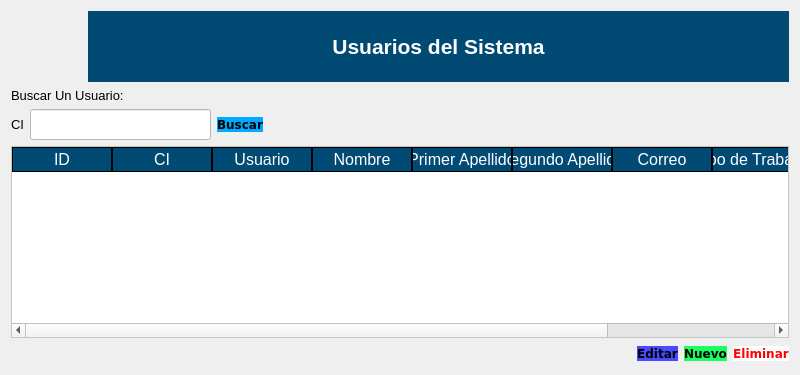
               <widget class="QWidget" name="page_Usuario">
                <layout class="QVBoxLayout" name="verticalLayout_6">
                 <item>
                  <layout class="QHBoxLayout" name="horizontalLayout_27">
                   <item>
                    <widget class="QLabel" name="label_41">
                     <property name="minimumSize">
                      <size>
                       <width>71</width>
                       <height>71</height>
                      </size>
                     </property>
                     <property name="maximumSize">
                      <size>
                       <width>71</width>
                       <height>71</height>
                      </size>
                     </property>
                     <property name="text">
                      <string/>
                     </property>
                     <property name="pixmap">
                      <pixmap>pngwing.com(2).png</pixmap>
                     </property>
                     <property name="scaledContents">
                      <bool>true</bool>
                     </property>
                    </widget>
                   </item>
                   <item>
                    <widget class="QLabel" name="label_21">
                     <property name="minimumSize">
                      <size>
                       <width>701</width>
                       <height>71</height>
                      </size>
                     </property>
                     <property name="maximumSize">
                      <size>
                       <width>16777215</width>
                       <height>71</height>
                      </size>
                     </property>
                     <property name="styleSheet">
                      <string notr="true">background-color: rgb(0,74,116);
color: rgb(255, 255, 255);</string>
                     </property>
                     <property name="text">
                      <string>&lt;html&gt;&lt;head/&gt;&lt;body&gt;&lt;p align=&quot;center&quot;&gt;&lt;span style=&quot; font-size:16pt; font-weight:600;&quot;&gt;Usuarios del Sistema&lt;/span&gt;&lt;/p&gt;&lt;/body&gt;&lt;/html&gt;</string>
                     </property>
                    </widget>
                   </item>
                  </layout>
                 </item>
                 <item>
                  <widget class="QLabel" name="label_23">
                   <property name="styleSheet">
                    <string notr="true">background-color: #000000ff;</string>
                   </property>
                   <property name="text">
                    <string>&lt;html&gt;&lt;head/&gt;&lt;body&gt;&lt;p&gt;&lt;span style=&quot; font-size:10pt;&quot;&gt;Buscar Un Usuario:&lt;/span&gt;&lt;/p&gt;&lt;/body&gt;&lt;/html&gt;</string>
                   </property>
                  </widget>
                 </item>
                 <item>
                  <layout class="QHBoxLayout" name="horizontalLayout_6">
                   <item>
                    <widget class="QLabel" name="label_24">
                     <property name="styleSheet">
                      <string notr="true">background-color: 000000ff;</string>
                     </property>
                     <property name="text">
                      <string>&lt;html&gt;&lt;head/&gt;&lt;body&gt;&lt;p&gt;&lt;span style=&quot; font-size:10pt;&quot;&gt;CI&lt;/span&gt;&lt;/p&gt;&lt;/body&gt;&lt;/html&gt;</string>
                     </property>
                    </widget>
                   </item>
                   <item>
                    <widget class="QLineEdit" name="lineEditBuscarUsuario">
                     <property name="minimumSize">
                      <size>
                       <width>181</width>
                       <height>31</height>
                      </size>
                     </property>
                     <property name="maximumSize">
                      <size>
                       <width>181</width>
                       <height>31</height>
                      </size>
                     </property>
                     <property name="styleSheet">
                      <string notr="true">background-color: rgb(255, 255, 255);</string>
                     </property>
                     <property name="maxLength">
                      <number>11</number>
                     </property>
                    </widget>
                   </item>
                   <item>
                    <widget class="QPushButton" name="buttonBuscarUsuario">
                     <property name="font">
                      <font>
                       <family>Verdana</family>
                       <pointsize>9</pointsize>
                       <weight>75</weight>
                       <bold>true</bold>
                      </font>
                     </property>
                     <property name="styleSheet">
                      <string notr="true">QPushButton{
background-color: rgb(0, 170, 255);
border-radius:8px;
}

QPushButton:hover{
background-color: rgb(0, 196, 255);
border-top-left-radius:12px;
border-bottom-left-radius:12px;

}</string>
                     </property>
                     <property name="text">
                      <string>Buscar</string>
                     </property>
                     <property name="icon">
                      <iconset>
                       <normaloff>pngwing.com.png</normaloff>pngwing.com.png</iconset>
                     </property>
                     <property name="iconSize">
                      <size>
                       <width>30</width>
                       <height>30</height>
                      </size>
                     </property>
                    </widget>
                   </item>
                   <item>
                    <spacer name="horizontalSpacer_4">
                     <property name="orientation">
                      <enum>Qt::Horizontal</enum>
                     </property>
                     <property name="sizeHint" stdset="0">
                      <size>
                       <width>40</width>
                       <height>20</height>
                      </size>
                     </property>
                    </spacer>
                   </item>
                  </layout>
                 </item>
                 <item>
                  <widget class="QTableWidget" name="tableUsuarios">
                   <property name="styleSheet">
                    <string notr="true">QTableWidget{
background-color: rgb(255, 255, 255);
color: rgb(0, 0, 0);
gridline-color: rgb(0,74,116);
font-size:12pt;
color: rgb(0, 0, 0);
}
QHeaderView::section{
background-color: rgb(0,74,116);
color: rgb(255, 255, 255);
border:1px solid rgb(0,0,0);
font-size:12pt;

}
QTableWidgetQTableCornerButton::section{
background-color: rgb(255, 255, 255);
border:1px solid rgb(255,255,255);
}</string>
                   </property>
                   <column>
                    <property name="text">
                     <string>ID</string>
                    </property>
                   </column>
                   <column>
                    <property name="text">
                     <string>CI</string>
                    </property>
                   </column>
                   <column>
                    <property name="text">
                     <string>Usuario</string>
                    </property>
                   </column>
                   <column>
                    <property name="text">
                     <string>Nombre</string>
                    </property>
                   </column>
                   <column>
                    <property name="text">
                     <string>Primer Apellido</string>
                    </property>
                   </column>
                   <column>
                    <property name="text">
                     <string>Segundo Apellido</string>
                    </property>
                   </column>
                   <column>
                    <property name="text">
                     <string>Correo</string>
                    </property>
                   </column>
                   <column>
                    <property name="text">
                     <string>Tipo de Trabajador</string>
                    </property>
                   </column>
                   <column>
                    <property name="text">
                     <string>Sexo</string>
                    </property>
                   </column>
                  </widget>
                 </item>
                 <item>
                  <layout class="QHBoxLayout" name="horizontalLayout_7">
                   <item>
                    <spacer name="horizontalSpacer_5">
                     <property name="orientation">
                      <enum>Qt::Horizontal</enum>
                     </property>
                     <property name="sizeHint" stdset="0">
                      <size>
                       <width>198</width>
                       <height>20</height>
                      </size>
                     </property>
                    </spacer>
                   </item>
                   <item>
                    <widget class="QPushButton" name="buttonEditarUsuario">
                     <property name="font">
                      <font>
                       <family>Verdana</family>
                       <pointsize>9</pointsize>
                       <weight>75</weight>
                       <bold>true</bold>
                      </font>
                     </property>
                     <property name="styleSheet">
                      <string notr="true">QPushButton{
background-color: rgb(71, 74, 255);
color: rgb(0, 0, 0);
border-radius:8px;
}

QPushButton:hover{
background-color: rgb(16, 132, 255);
border-top-left-radius:12px;
border-bottom-left-radius:12px;

}</string>
                     </property>
                     <property name="text">
                      <string>Editar</string>
                     </property>
                     <property name="icon">
                      <iconset>
                       <normaloff>Edit_User_icon-icons.com_55920.png</normaloff>Edit_User_icon-icons.com_55920.png</iconset>
                     </property>
                     <property name="iconSize">
                      <size>
                       <width>35</width>
                       <height>35</height>
                      </size>
                     </property>
                    </widget>
                   </item>
                   <item>
                    <widget class="QPushButton" name="buttonNuevoUsuario">
                     <property name="font">
                      <font>
                       <family>Verdana</family>
                       <pointsize>9</pointsize>
                       <weight>75</weight>
                       <bold>true</bold>
                      </font>
                     </property>
                     <property name="styleSheet">
                      <string notr="true">
QPushButton{
color: rgb(0, 0, 0);
	background-color: rgb(25, 255, 98);
border-radius:8px;
}

QPushButton:hover{
background-color: rgb(47, 255, 158);
border-top-left-radius:12px;
border-bottom-left-radius:12px;

}</string>
                     </property>
                     <property name="text">
                      <string>Nuevo</string>
                     </property>
                     <property name="icon">
                      <iconset>
                       <normaloff>Add_User_icon-icons.com_55971.png</normaloff>Add_User_icon-icons.com_55971.png</iconset>
                     </property>
                     <property name="iconSize">
                      <size>
                       <width>35</width>
                       <height>35</height>
                      </size>
                     </property>
                    </widget>
                   </item>
                   <item>
                    <widget class="QPushButton" name="buttonEliminarUsuario">
                     <property name="font">
                      <font>
                       <family>Verdana</family>
                       <pointsize>9</pointsize>
                       <weight>75</weight>
                       <bold>true</bold>
                      </font>
                     </property>
                     <property name="styleSheet">
                      <string notr="true">QPushButton{
color: rgb(255, 0, 0);
	background-color: rgb(255, 255, 255);
border-radius:8px;
}

QPushButton:hover{
background-color: rgb(255, 120, 129);
border-top-left-radius:12px;
border-bottom-left-radius:12px;

}</string>
                     </property>
                     <property name="text">
                      <string>Eliminar</string>
                     </property>
                     <property name="icon">
                      <iconset>
                       <normaloff>Remove_User_icon-icons.com_55828.png</normaloff>Remove_User_icon-icons.com_55828.png</iconset>
                     </property>
                     <property name="iconSize">
                      <size>
                       <width>35</width>
                       <height>35</height>
                      </size>
                     </property>
                    </widget>
                   </item>
                  </layout>
                 </item>
                </layout>
               </widget>
